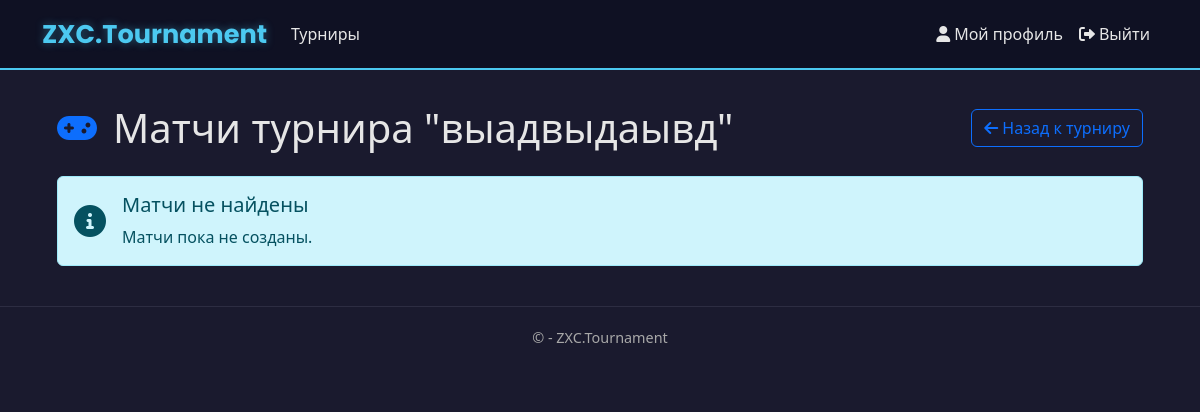
Page /tournaments/13/matches/ (signed in) on the earlier database version.
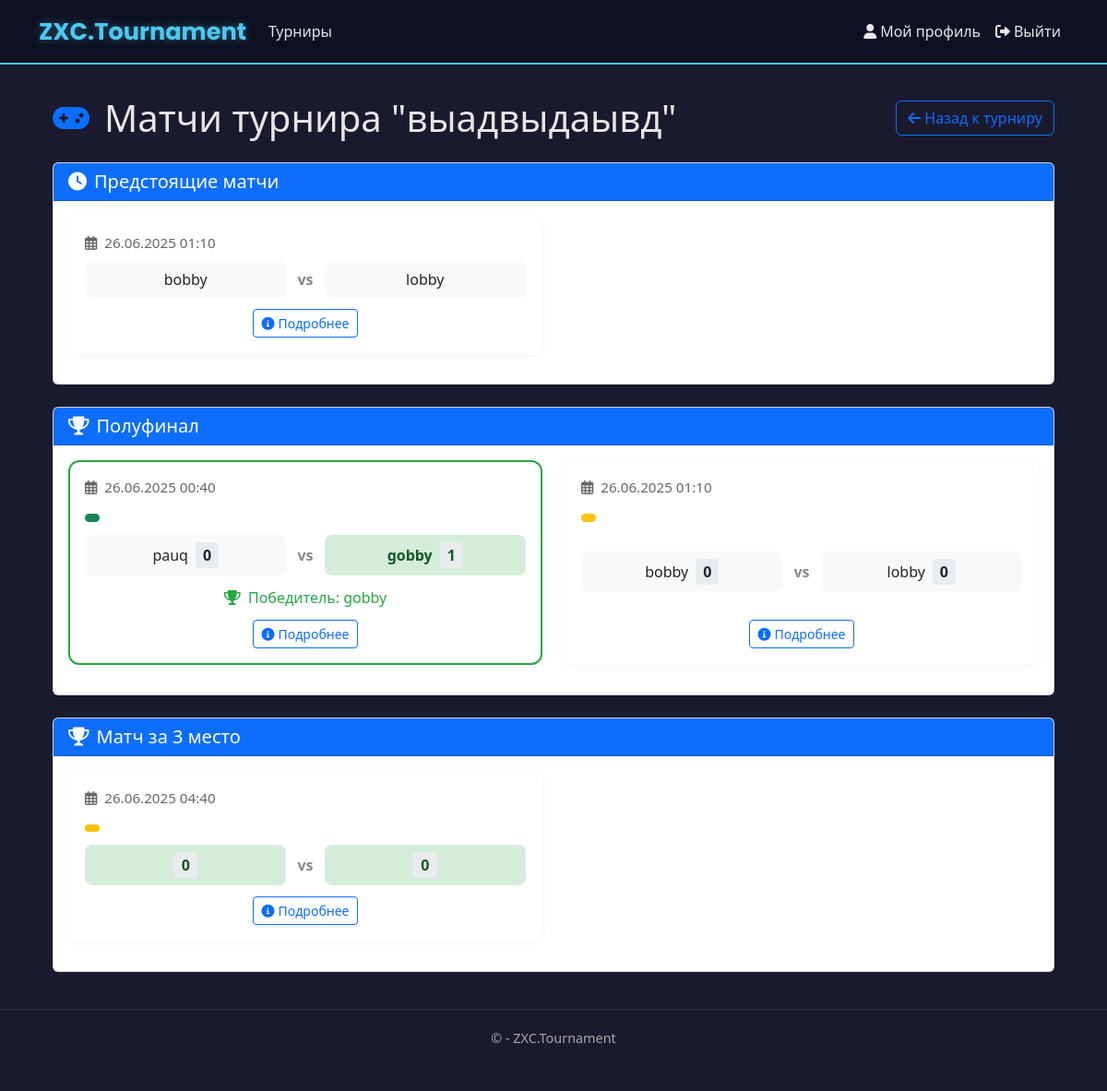
Same page on the later database version.
### app/models.py (models this page shows, shortened)
class BracketMatch(models.Model):
    stage = models.ForeignKey(BracketStage, on_delete=models.CASCADE, related_name='matches')
    team1 = models.ForeignKey('Team', on_delete=models.CASCADE, related_name='team1_matches', null=True, blank=True)
    team2 = models.ForeignKey('Team', on_delete=models.CASCADE, related_name='team2_matches', null=True, blank=True)
    winner = models.ForeignKey('Team', on_delete=models.SET_NULL, null=True, blank=True, related_name='won_matches')
    team1_score = models.PositiveIntegerField(default=0, verbose_name="Счет первой команды")
    team2_score = models.PositiveIntegerField(default=0, verbose_name="Счет второй команды")
    order = models.PositiveIntegerField()
    scheduled_time = models.DateTimeField(null=True, blank=True, verbose_name="Запланированное время")
    is_completed = models.BooleanField(default=False)
    is_bye = models.BooleanField(default=False, verbose_name="Проход без игры")
    class Meta:
        ordering = ['order']
        verbose_name = 'Матч'
        verbose_name_plural = 'Матчи'

class Team(models.Model):
    name = models.CharField(
        max_length=20,
        unique=True,
        verbose_name="Название команды",
        error_messages={
            'unique': "Команда с таким названием уже существует"
        }
    )
    avatar = models.ImageField(
        upload_to='team_avatars/',
        default='team_avatars/default_team.jpg',
        blank=True,
        null=True,
        verbose_name="Аватар команды"
    )
    captain = models.ForeignKey(
        User,
        on_delete=models.CASCADE,
        related_name='captained_teams',
        verbose_name="Капитан"
    )
    members = models.ManyToManyField(
        User,
        related_name='teams',
        blank=True,
        verbose_name="Участники"
    )
    created_at = models.DateTimeField(
        auto_now_add=True,
        verbose_name="Дата создания"
    )
    invite_code = models.CharField(
        max_length=32,
        unique=True,
        verbose_name="Код приглашения"
    )
    class Meta:
        verbose_name = 'Команда'
        verbose_name_plural = 'Команды'
        ordering = ['-created_at']

class BracketStage(models.Model):
    STAGE_TYPE_CHOICES = [
        ('upper', 'Верхняя сетка'),
        ('lower', 'Нижняя сетка'),
        ('final', 'Финал'),
        ('third_place', 'Матч за 3 место'),
        ('normal', 'Обычный этап'),
    ]
    bracket = models.ForeignKey(TournamentBracket, on_delete=models.CASCADE, related_name='stages')
    name = models.CharField(max_length=100)
    format = models.CharField(max_length=3, choices=TournamentBracket.FORMAT_CHOICES, default='BO3')
    stage_type = models.CharField(max_length=20, choices=STAGE_TYPE_CHOICES, default='normal')
    order = models.PositiveIntegerField()
    scheduled_time = models.DateTimeField(null=True, blank=True, verbose_name="Запланированное время")
    is_completed = models.BooleanField(default=False)
    class Meta:
        ordering = ['order']
        verbose_name = 'Этап турнира'
        verbose_name_plural = 'Этапы турнира'

### app/views.py (the view)
# urls.py: path('tournaments/<int:tournament_id>/matches/', views.tournament_matches, name='tournament_matches'),
@login_required
def tournament_matches(request, tournament_id):
    tournament = get_object_or_404(Tournament, id=tournament_id)
    upcoming_matches = get_upcoming_matches(tournament)
    matches_by_stage = []
    if tournament.tournament_format == 'round_robin':
        if hasattr(tournament, 'round_robin_table'):
            all_matches = tournament.round_robin_table.matches.all()
            if all_matches:
                matches_by_stage.append({
                    'stage': type('obj', (object,), {'name': 'Round Robin', 'stage_type': 'ROUND_ROBIN'})(),
                    'matches': all_matches
                })
    else:
        if hasattr(tournament, 'bracket'):
            for stage in tournament.bracket.stages.all().order_by('order'):
                stage_matches = stage.matches.all()
                if stage_matches:
                    matches_by_stage.append({
                        'stage': stage,
                        'matches': stage_matches
                    })
    context = {
        'tournament': tournament,
        'upcoming_matches': upcoming_matches,
        'matches_by_stage': matches_by_stage
    }
    return render(request, 'app/tournaments/matches/tournament_matches.html', context)

### app/bracket_features.py (called while the page is built)
def get_upcoming_matches(tournament):
    upcoming_matches = []
    if tournament.tournament_format == 'round_robin':
        if hasattr(tournament, 'round_robin_table'):
            matches = tournament.round_robin_table.matches.filter(
                is_completed=False,
                scheduled_time__isnull=False
            ).order_by('scheduled_time')[:10]
            upcoming_matches.extend(matches)
    else:
        if hasattr(tournament, 'bracket'):
            matches = BracketMatch.objects.filter(
                stage__bracket=tournament.bracket,
                is_completed=False,
                scheduled_time__isnull=False,
                team1__isnull=False,
                team2__isnull=False
            ).order_by('scheduled_time')[:10]
            upcoming_matches.extend(matches)
    return upcoming_matches

### app/templates/app/tournaments/matches/tournament_matches.html (shortened to what the changed rows need)
{% extends "app/layout.html" %}
{% block content %}
<div class="container mt-4">
    <div class="d-flex justify-content-between align-items-center mb-4 flex-wrap gap-2">
        <div class="d-flex align-items-center">
            <h1 class="mb-0">Матчи турнира "{{ tournament.name }}"</h1>
        </div>
    </div>
    {% if upcoming_matches %}
    <div class="card mb-4">
        <div class="card-header bg-primary text-white">
            <h5 class="mb-0"><i class="fas fa-clock me-2"></i>Предстоящие матчи</h5>
        </div>
        <div class="card-body">
            <div class="row">
                {% for match in upcoming_matches %}
                <div class="col-md-6 mb-3">
                    <div class="match-card">
                        <div class="match-time">
                            <i class="far fa-calendar-alt me-1"></i>
                            {{ match.scheduled_time|date:"d.m.Y H:i" }}
                        </div>
                        <div class="match-teams">
                            <div class="team">
                                {{ match.team1.name }}
                            </div>
                            <div class="vs">vs</div>
                            <div class="team">
                                {{ match.team2.name }}
                            </div>
                        </div>
                        <div class="match-actions">
                            <a href="{% url 'match_detail' tournament_id=tournament.id match_id=match.id %}" class="btn btn-sm btn-outline-primary">
                                <i class="fas fa-info-circle me-1"></i>Подробнее
                            </a>
                        </div>
                    </div>
                </div>
                {% endfor %}
            </div>
        </div>
    </div>
    {% endif %}
    {% if matches_by_stage %}
    {% for stage_dict in matches_by_stage %}
    <div class="card mb-4">
        <div class="card-header bg-primary text-white">
            <h5 class="mb-0"><i class="fas fa-trophy me-2"></i>{{ stage_dict.stage.name }}</h5>
        </div>
        <div class="card-body">
            <div class="row">
                {% for match in stage_dict.matches %}
                <div class="col-md-6 mb-3">
                    <div class="match-card {% if match.is_completed %}completed{% endif %}">
                        <div class="match-time">
                            <i class="far fa-calendar-alt me-1"></i>
                            {{ match.scheduled_time|date:"d.m.Y H:i" }}
                        </div>
                        <div class="match-status mb-2">
                            <span class="badge {% if match.is_completed %}bg-success{% else %}bg-warning text-dark{% endif %}">
                            </span>
                        </div>
                        <div class="match-teams">
                            <div class="team {% if match.winner == match.team1 %}winner{% endif %}">
                                {{ match.team1.name }}
                                {% if match.team1_score is not None %}
                                <span class="score">{{ match.team1_score }}</span>
                                {% endif %}
                            </div>
                            <div class="vs">vs</div>
                            <div class="team {% if match.winner == match.team2 %}winner{% endif %}">
                                {{ match.team2.name }}
                                {% if match.team2_score is not None %}
                                <span class="score">{{ match.team2_score }}</span>
                                {% endif %}
                            </div>
                        </div>
                        {% if match.is_completed %}
                        <div class="match-winner">
                            <i class="fas fa-trophy me-1"></i>
                            Победитель: {{ match.winner.name }}
                        </div>
                        {% endif %}
                        <div class="match-actions">
                            <a href="{% url 'match_detail' tournament_id=tournament.id match_id=match.id %}" class="btn btn-sm btn-outline-primary">
                                <i class="fas fa-info-circle me-1"></i>Подробнее
                            </a>
                        </div>
                    </div>
                </div>
                {% endfor %}
            </div>
        </div>
    </div>
    {% endfor %}
    {% else %}
    <div class="alert alert-info d-flex align-items-center" role="alert">
        <i class="fas fa-info-circle fa-2x me-3"></i>
        <div>
            <h5 class="alert-heading">Матчи не найдены</h5>
            {% if tournament.created_by == user %}
            <p class="mb-0">Для создания матчей необходимо сформировать турнирную сетку.</p>
            {% else %}
            <p class="mb-0">Матчи пока не созданы.</p>
            {% endif %}
        </div>
    </div>
    {% endif %}
</div>
{% endblock %}

Differences in the rows shown:
added BracketMatch: scheduled_time "26.06.2025 01:10", team1.name "bobby", team2.name "lobby", is_completed False (drawn), team1_score "0", team2_score "0"
added BracketStage: stage.name "Полуфинал"
added BracketMatch: scheduled_time "26.06.2025 00:40", is_completed True (drawn), team1.name "pauq", team1_score "0", team2.name "gobby", team2_score "1", winner.name "gobby", shown under "Полуфинал"
added BracketStage: stage.name "Матч за 3 место"
added BracketMatch: scheduled_time "26.06.2025 04:40", is_completed False (drawn), team1_score "0", team2_score "0", shown under "Матч за 3 место"
Other differences:
text no longer shown: "Матчи не найдены Матчи пока не созданы."
text now shown: "Предстоящие матчи"
